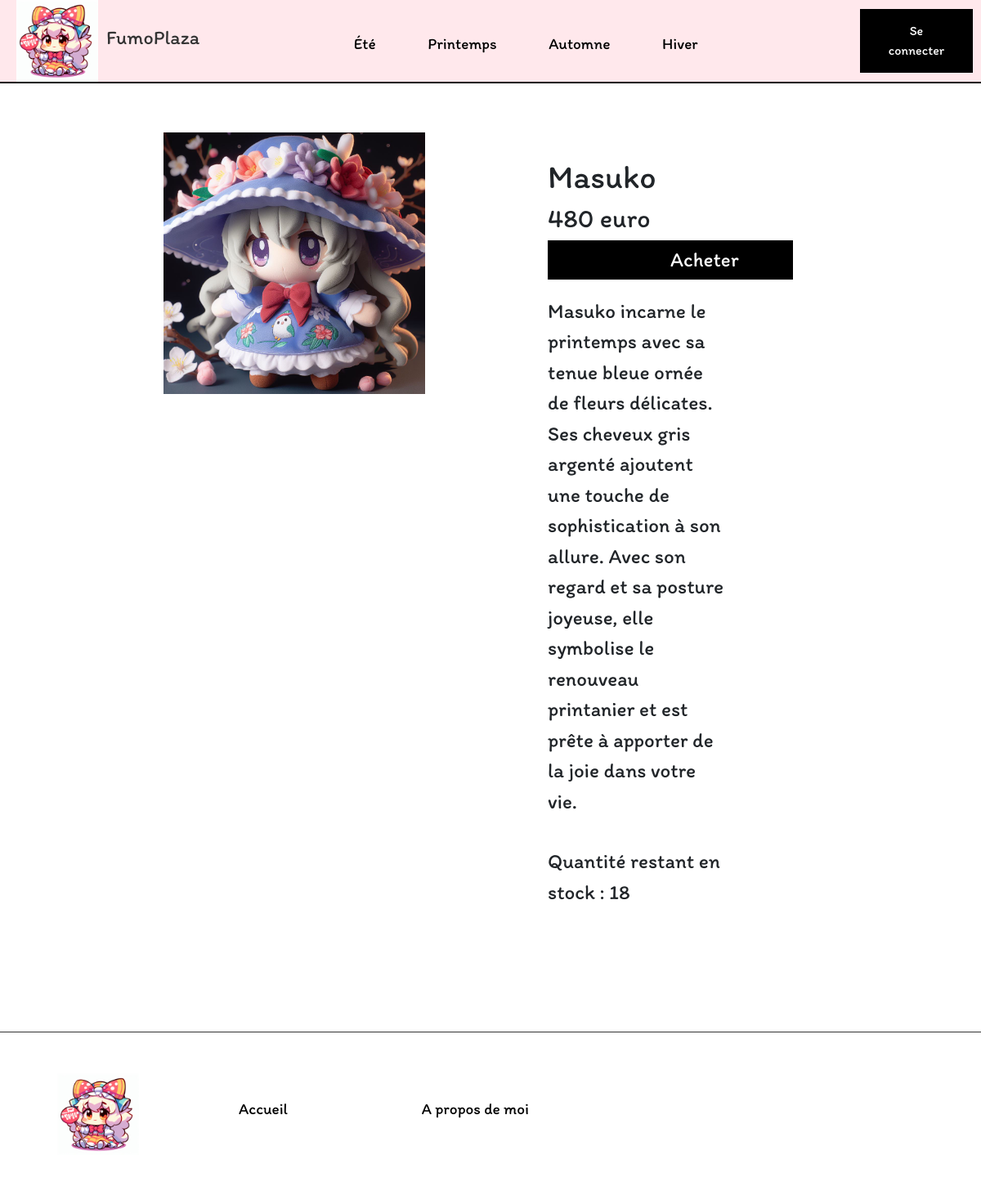
Page /Vue/Produit/Produit?categ=4&id=2 on the committed database.
### tables this page shows
CREATE TABLE IF NOT EXISTS `produit` (
  `idProduit` int(11) NOT NULL AUTO_INCREMENT,
  `ref_interne` varchar(50) DEFAULT NULL,
  `libelle` varchar(50) DEFAULT NULL,
  `resume_court` varchar(50) DEFAULT NULL,
  `description_long` varchar(500) DEFAULT NULL,
  `path_photo` varchar(128) DEFAULT NULL,
  `prix` int(11) DEFAULT NULL,
  `qte_stock` int(11) DEFAULT NULL,
  `idCateg` int(11) NOT NULL,
  PRIMARY KEY (`idProduit`),
  KEY `idCateg` (`idCateg`)
);

CREATE TABLE IF NOT EXISTS `categorie` (
  `idCateg` int(11) NOT NULL AUTO_INCREMENT,
  `libelle` varchar(50) DEFAULT NULL,
  PRIMARY KEY (`idCateg`)
);

### Model/ProduitClasse.php (called while the page is built, shortened)
<?php
class Produit {
    private $libelle;
    private $description_long;
    private $path_photo;
    private $qte_stock;
    private $prix;
    private $libelleCateg;
    public function __construct($idProduit,$ref_interne, $libelle, $resume_court, $description_long, $path_photo, $qte_stock, $prix, $libelleCateg) {
        $this->libelle = $libelle;
        $this->description_long = $description_long;
        $this->path_photo = $path_photo;
        $this->qte_stock = $qte_stock;
        $this->prix = $prix;
        $this->libelleCateg = $libelleCateg;
    }
    public static function GetProduitByRef($idProduit){
        $cnx = getBddConnexion();
        $sql = 'select idProduit,ref_interne,produit.libelle,resume_court ,description_long, path_photo,qte_stock,prix,categorie.libelle as "libelleCateg"';
        $sql .= ' from produit';
        $sql .= ' join categorie on produit.idCateg = categorie.idCateg';
        $sql .= ' where idProduit = :critere;';
        $critere = $idProduit;
        $result = $cnx->prepare($sql);
        $result->bindParam('critere', $critere, PDO::PARAM_STR);
        $result->execute();
        $result->setFetchMode(PDO::FETCH_ASSOC);
        $produit = null;
        if($uneLigne = $result->fetch()){
            $produit = new Produit($uneLigne['idProduit'],$uneLigne['ref_interne'], $uneLigne['libelle'], $uneLigne['resume_court'], $uneLigne['description_long'], $uneLigne['path_photo'], $uneLigne['qte_stock'], $uneLigne['prix'], $uneLigne['libelleCateg']);
        }
        return $produit;
    }
    public function getLibelle() {
        return $this->libelle;
    }
    public function getDescriptionLong() {
        return $this->description_long;
    }
    public function getPathPhoto() {
        return $this->path_photo;
    }
    public function getQteStock() {
        return $this->qte_stock;
    }
    public function getPrix() {
        return $this->prix;
    }
    public function getlibelleCateg() {
        return $this->libelleCateg;
    }
}
?>

### Vue/Produit/Produit.php (the view, shortened to what this page needs)
<?php
include '../../Model/ProduitClasse.php';
$produit = Produit::GetProduitByRef($_GET["id"]);
?>
<!DOCTYPE html>
<html lang="fr">
<head>
    <link rel="stylesheet" href="../../styles/header.css">
    <link rel="stylesheet" href="../../styles/index.css">
    <link rel="stylesheet" href="../../styles/footer.css">
    <link href="https://cdn.jsdelivr.net/npm/bootstrap@5.3.3/dist/css/bootstrap.min.css" rel="stylesheet"
>
</head>
<body>
<?php include '../Header/header.php'; ?>
    <div>
        <div class="GeneralProduct">
            <div class="col-6 imgProduct">
                <img src="../../Vue/img/<?php echo htmlspecialchars($produit->getlibelleCateg()); ?>/<?php echo $produit->getPathPhoto(); ?>" class="d-block w-100"
                    alt="...">
            </div>
            <div class="col-6 InformationProduct">
                <h1><?php echo $produit->getLibelle(); ?></h1>
                <h2><?php echo $produit->getPrix(); ?> euro</h2>
                <div class="BoutonAchat">
                    <button><a href="../../Controller/AddPanier.php?&id=<?php echo $_GET["id"] ?>">Acheter</a></button>
                </div>
                <p><?php echo $produit->getDescriptionLong(); ?></p>
                <p> Quantité restant en stock : <?php echo $produit->getQteStock(); ?></p>
                <p class="text-danger"> <?php if(isset($_GET["message"])){echo $_GET["message"]; }  ?></p>
            </div>
        </div>
    </div>
    <footer>
        <div class="Footer">
            <img src="../../Vue/img/Logo/LogoMain.jpg" alt="logo">
            <nav>
                <ul>
                    <li><a href="#">Accueil</a></li>
                    <li><a href="#">A propos de moi</a></li>
                </ul>
            </nav>
        </div>
    </footer>
</body>
</html>

### styles/header.css (style rules this page uses)
* { font-family: 'Itim', sans-serif; margin: 0; padding: 0; border: 0; box-sizing: border-box; }

### styles/index.css (style rules this page uses)
.GeneralProduct { padding-left: 200px; padding-top: 60px; position: relative; width: 70%; height: 70%; display: flex; }
.InformationProduct { padding-top: 30px; padding-left: 100px; margin-left: 50px; font-size: 25px; }
.InformationProduct p { padding-top: 20px; }
.BoutonAchat button { padding: 5px; padding-left: 150px; padding-right: 150px; color: aliceblue; background-color: black; width: 100%; }
.BoutonAchat a { text-decoration: none; color: white; }

### styles/footer.css (style rules this page uses)
.Footer { margin-top: 100px; padding: 50px; border-top: 1px solid #333; display: flex; }
.Footer img { margin-right: 10px; height: 100px; width: auto; padding-left: 20px; }
.Footer a { text-decoration: none; color: #000000; font-size: larger; padding-left: 50px; padding-right: 50px; }
.Footer li { display: inline-block; margin: 30px; }

### rows in the picture
produit: idCateg+path_photo (picture), libelle "Masuko", prix "480", description_long "Masuko incarne le printemps avec sa tenue bleue ornée de fleurs délicates. Ses cheveux gris argenté ajoutent une touche de sophistication à son allure. Avec son regard et sa posture joyeuse, elle symbolise le renouveau printanier et est prête à apporter de la joie dans votre vie.", qte_stock "18"
